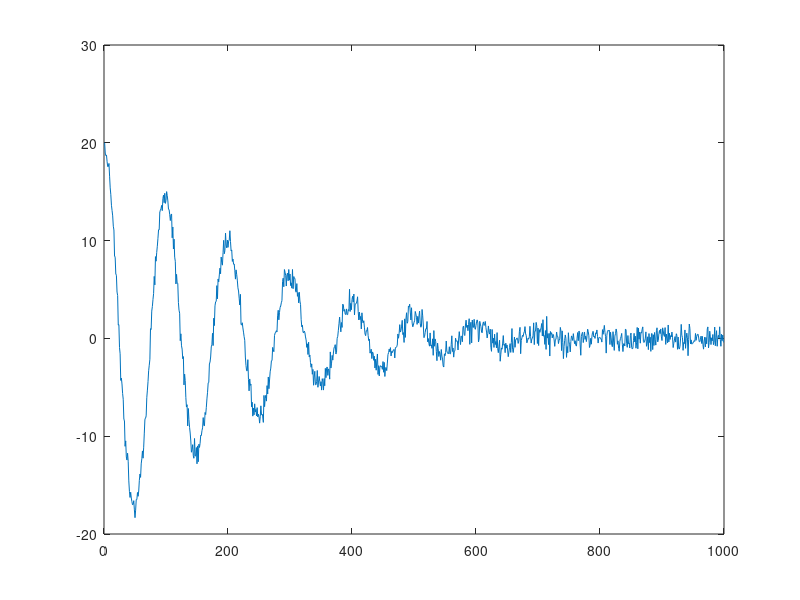

Here is the MATLAB script that generated this plot: (Note: this script raises an error after producing the figure.)


% N = 100;
% f = [.3 .4];
% A = 20*[1 1];
% beta = [0.05 0.01];
% gamma = 1*[0.1 0.00001];

N = 1000;
f = [.01 0];
A = 20*[1 0];
d = 0.03;
beta = d*[0.1 0.00];
gamma = d^2*[0.003 0.0000];

e = (randn(1,N) + 1i*randn(1,N))/sqrt(2); %noises
t = cumsum(ones(1,N));
y = A(1)*exp(1j*2*pi*f(1)*t-beta(1)*t-gamma(1)*t.^2);
y = y+A(2)*exp(1j*2*pi*f(2)*t-beta(2)*t-gamma(2)*t.^2);
y = y+e;
plot(real(y))

%% DSURE-skattning

lambda = 0.1; %lambda =0.1 funkar inte alls
[f_es,x_es,beta_es]=SURE_IR_bfv_FE_fastER2(y',N,1:N,lambda);
disp('Frequency estimates:')
disp(f_es)
disp('Beta estimates')
disp(beta_es)
plot(f_es);

%% WSEMA-skattning

[ fEst, betaEst, zEst ] = WSEMA_1D_FE(y',[1:N]',10,5,5,0.1,5,10,0);
disp('Frequency estimates:')
disp(1-fEst)
disp('Beta estimates')
disp(betaEst)

%% WSEMA-skattning Voigt

[ fEst, betaEst, gammaEst, zEst ] = WSEMA_1D_VOIGT(y',[1:N]',10,5,5,0.1,5,10,0);
disp('Frequency estimates:')
disp(1-fEst)
disp('Beta estimates')
disp(betaEst)
disp('Gamma estimates')
disp(gammaEst)

%% Monte Carlo
close all
rng(0)

N=300; %antal simuleringar
MSE = ones(3,N);
n = 100;
f = .1; 
A = 50;
d = 0.3;
beta = 1e-3;
gamma = 2e-4;

sigma = 1; %noise std

Avec = logspace(-0.3, 2, 20);

crbVec = zeros(5, length(Avec));
MSEvec = zeros(3, length(Avec));

fEst_vec = zeros(1, N);


for ii = 1:numel(Avec)

    A = Avec(ii);
    nls_loops = 3*ii;
    MSE(1,:) = f*ones(1,N);
    MSE(2,:) = beta*ones(1,N);
    MSE(3,:) = gamma*ones(1,N);

    for i=1:N
        phi = 2*pi*rand;
        e = sigma*((randn(1,n) + 1i*randn(1,n)))/sqrt(2); %noises
        t = cumsum(ones(1,n));
        y = A*exp(1j*2*pi*f*t-beta*t-gamma*t.^2)*exp(1j*phi);
        %y = y+A(2)*exp(1j*2*pi*f(2)*t-beta(2)*t-gamma(2)*t.^2);
        y = y+e;
        
        [ fEst, betaEst, gammaEst, zEst ] = WSEMA_1D_VOIGT(y',[1:n]',20,3,2,0.1,10,nls_loops,0);
        [~, index] = max(abs(zEst));
        fEst = 1-fEst(index);
        fEst_vec(i) = fEst;
        betaEst = betaEst(index);
        gammaEst = gammaEst(index);
        
        MSE(1,i) = (MSE(1,i)-fEst)^2;
        MSE(2,i) = (MSE(2,i)-betaEst)^2;
        MSE(3,i) = (MSE(3,i)-gammaEst)^2;
        disp("Simulation: " + i/N);
        
    end

crbVec(:, ii) = voigtCRB(f, beta, gamma, A, 0, n, sigma);
MSEvec(:, ii) = mean(MSE,2); 
disp("SNR: " + ii/length(Avec))
end

SNR = 10*log10(Avec.^2/sigma);
logMSE = -10*log10(MSEvec);
figure(1)
hold on
plot(SNR, logMSE(1,:), '.-');
plot(SNR, -10*log10(crbVec(1,:)));
title("Frequency MSE")
figure(2)
hold on
title("Beta MSE");
plot(SNR, logMSE(2,:), '.-');
plot(SNR, -10*log10(crbVec(2,:)));
figure(3)
hold on
title("Gamma MSE")
plot(SNR, logMSE(3, :), '.-');
plot(SNR, -10*log10(crbVec(3,:)));
%% CRLB of beta for varying gamma
close all
rng(0)

N=100; %antal simuleringar
n = 100;
f = 0.05;
A = 20;
d = 0.3;
beta =linspace(0.0, 5e-3, 100);
gamma = [1e-4, 3e-4, 1e-5];
crbBeta = zeros(3, N);


sigma = 1; %noise std
for i = 1:length(gamma)
   for ii = 1:length(beta)
       temp = voigtCRB(f, beta(ii), gamma(i), A, 0, N, 1);
       crbBeta(i,ii) = (100*sqrt(temp(2)))/beta(ii);
   end
end


semilogy(beta, crbBeta);
legend(["gamma1 = " + gamma(1), "gamma2 = " + gamma(2), "gamma3 = " + gamma(3)]);
%% CRLB of gamma for varying beta


close all
rng(0)

N=100; %antal simuleringar
n = 100;
f = 0.05;
A = 50;
d = 0.3;
gamma =linspace(0.0, 5e-4, 100);
beta = [1e-4, 3e-4, 1e-6];
crbGamma = zeros(3, N);


sigma = 1; %noise std
for i = 1:length(beta)
   for ii = 1:length(gamma)
       temp = voigtCRB(f, beta(i), gamma(ii), A, 0, N, 1);
       crbGamma(i,ii) = (100*sqrt(temp(3)))/gamma(ii);
   end
end


semilogy(gamma, crbGamma);
legend(["beta1 = " + beta(1), "beta2 = " + beta(2), "beta3 = " + beta(3)]);

%%
disp('Freq.  MSE')
disp(mean(RMSE(1,:)))
disp('Beta.  MSE')
disp(mean(RMSE(2,:)))
disp('Gamma.  MSE')
disp(mean(RMSE(3,:)))
disp('Gamma.  CRB')
disp(vCRB)
disp('Gamma.RMSE/gammaCRB')
disp(sqrt(mean(MSE(3,:)))/vCRB);
%% 2D Monte Carlo
close all
rng(0)

N=300; %antal simuleringar

n = 100;
f = [.1 0.3]; 
A = [50 50];
d = 0.3;
beta = [1e-3 5e-4];
gamma = [2e-4 7e-5];

sigma = 1; %noise std

Avec = logspace(-0.3, 2, 10);

crbVec = zeros(5*length(f), length(Avec));
MSEvec = zeros(3*length(f), length(Avec));

fEst_vec = zeros(1, N);


for ii = 1:numel(Avec)

    A = Avec(ii);
    nls_loops = 20;
     if ii > 15
         nls_loops = 40;
     end
  
    MSE = zeros(3*length(f),N);

    for i=1:N
        phi1 = 2*pi*rand;
        phi2 = 2*pi*rand;
        e = sigma*((randn(1,n) + 1i*randn(1,n)))/sqrt(2); %noises
        t = cumsum(ones(1,n));
        y = A*exp(1j*2*pi*f(1)*t-beta(1)*t-gamma(1)*t.^2)*exp(1j*phi1);
        y = y+A*exp(1j*2*pi*f(2)*t-beta(2)*t-gamma(2)*t.^2)*exp(1j*phi2);
        y = y+e;
        
        [ fEst, betaEst, gammaEst, zEst ] = WSEMA_1D_VOIGT(y',[1:n]',20,2,2,0.1,10,nls_loops,0);
        [~, index] = sort(abs(zEst), 'descend');
        fEst = 1-fEst(index(1:length(f)));
        fEst = sort(fEst);
        betaEst = betaEst(index(1:length(beta)));
        betaEst = sort(betaEst, 'descend');
        gammaEst = gammaEst(index(1:length(gamma)));
        gammaEst = sort(gammaEst ,'descend'); 
        
        MSE(1:2,i) = (f-fEst).^2;
        MSE(3:4,i) = (beta-betaEst).^2;
        MSE(5:6,i) = (gamma-gammaEst).^2;
        disp("Simulation: " + i/N);
        
    end

crbVec(:, ii) = voigtCRB(f, beta, gamma, [A A], [0.0 0.0], n, sigma);
MSEvec(:, ii) = mean(MSE,2); 
disp("SNR: " + ii/length(Avec))
end
fCRB = crbVec(1:length(f), :);
betaCRB = crbVec(length(f)+1:2*length(f), :);
gammaCRB = crbVec(2*length(f)+1:3*length(f), :);
SNR = 10*log10(Avec.^2/sigma);
logMSE = -10*log10(MSEvec);
figure(2)
hold on
title("Beta MSE");
plot(SNR, logMSE(3:4,:), 'r.-');
plot(SNR, -10*log10(betaCRB(1,:)), 'r');
plot(SNR, logMSE(4,:), 'g.-');
plot(SNR, -10*log10(betaCRB(2,:)), 'g');
figure(3)
hold on
title("Gamma MSE")
plot(SNR, logMSE(5, :), 'r.-');
plot(SNR, -10*log10(gammaCRB(1,:)), 'r');
plot(SNR, logMSE(6, :), 'g.-');
plot(SNR, -10*log10(gammaCRB(2,:)), 'g');

